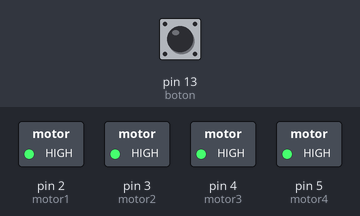
Bench run of a sketch on a simulated Arduino Uno, built with avr-gcc and run on an emulated ATmega328P. Shown: switched loads named in the sketch (green lamp = pin HIGH). Inputs (shaded band) come from the test bench; at power-on: pin 13 (boton) LOW.

Above: at 1.2 s.
1.3 s: pin 13 (boton) pulled HIGH for 0.15 s
At 1.37 s:
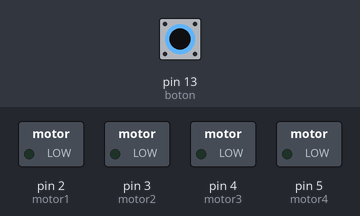
2.9 s: pin 13 (boton) pulled HIGH for 3.2 s
At 7.4 s:
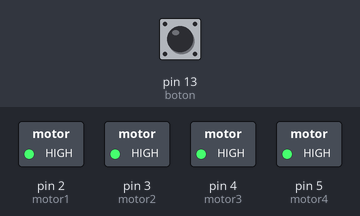
Timing chart, 0 to 8.9 s (numbered marks = the images above; inputs shaded):
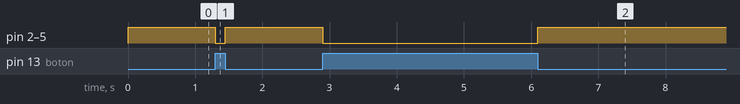

The sketch:

Drone.ino
```cpp
int boton = 13;
int motor1 = 2;
int motor2 = 3;
int motor3 = 4;
int motor4 = 5;

void setup()
{
pinMode(boton , INPUT);
pinMode(motor1 , OUTPUT);
pinMode(motor2 , OUTPUT);
pinMode(motor3 , OUTPUT);
pinMode(motor4 , OUTPUT);
}

void loop()
{

  int estadoBoton = digitalRead(boton);

  if (estadoBoton == 1){

  digitalWrite(motor1 , LOW);
  digitalWrite(motor2 , LOW);
  digitalWrite(motor3 , LOW);
  digitalWrite(motor4 , LOW);

  } else {

  digitalWrite(motor1 , HIGH);
  digitalWrite(motor2 , HIGH);
  digitalWrite(motor3 , HIGH);
  digitalWrite(motor4 , HIGH);
  }
}
```

Measured:
- after the input at 1.3 s, pin 2 (motor1), pin 3 (motor2), pin 4 (motor3), pin 5 (motor4): HIGH → LOW at once, → HIGH 0.15 s later
- after the input at 2.9 s, pin 2 (motor1), pin 3 (motor2), pin 4 (motor3), pin 5 (motor4): HIGH → LOW at once, → HIGH 3.2 s later
